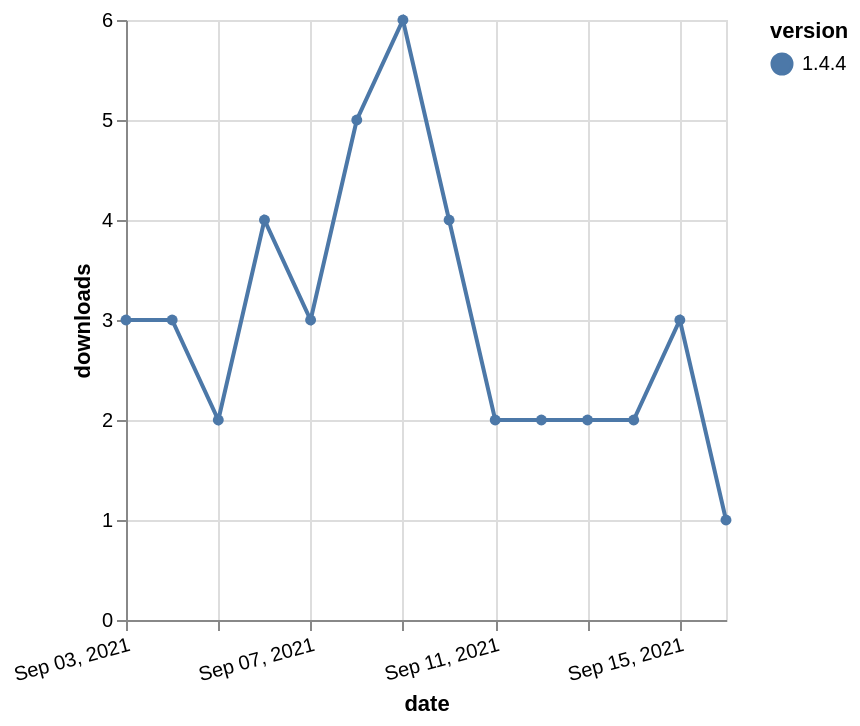

Describe this chart as a Vega-Lite specification.
### Vega-Lite specification from a JSON file in a GitHub repository (floating-point values rounded to 4 significant figures)
{"$schema": "https://vega.github.io/schema/vega-lite/v5.json", "description": "A simple bar chart with embedded data.", "data": {"values": [{"date": "2021-09-03", "total": 2868, "delta": 3, "version": "1.4.4"}, {"date": "2021-09-04", "total": 2871, "delta": 3, "version": "1.4.4"}, {"date": "2021-09-05", "total": 2873, "delta": 2, "version": "1.4.4"}, {"date": "2021-09-06", "total": 2877, "delta": 4, "version": "1.4.4"}, {"date": "2021-09-07", "total": 2880, "delta": 3, "version": "1.4.4"}, {"date": "2021-09-08", "total": 2885, "delta": 5, "version": "1.4.4"}, {"date": "2021-09-09", "total": 2891, "delta": 6, "version": "1.4.4"}, {"date": "2021-09-10", "total": 2895, "delta": 4, "version": "1.4.4"}, {"date": "2021-09-11", "total": 2897, "delta": 2, "version": "1.4.4"}, {"date": "2021-09-12", "total": 2899, "delta": 2, "version": "1.4.4"}, {"date": "2021-09-13", "total": 2901, "delta": 2, "version": "1.4.4"}, {"date": "2021-09-14", "total": 2903, "delta": 2, "version": "1.4.4"}, {"date": "2021-09-15", "total": 2906, "delta": 3, "version": "1.4.4"}, {"date": "2021-09-16", "total": 2907, "delta": 1, "version": "1.4.4"}]}, "width": "container", "mark": {"type": "line", "point": {"filled": true}}, "encoding": {"x": {"field": "date", "type": "temporal", "timeUnit": "yearmonthdate", "title": "date", "axis": {"labelAngle": -15}}, "y": {"field": "delta", "type": "quantitative", "title": "downloads"}, "color": {"field": "version", "type": "nominal"}, "tooltip": {"field": "delta"}}}
